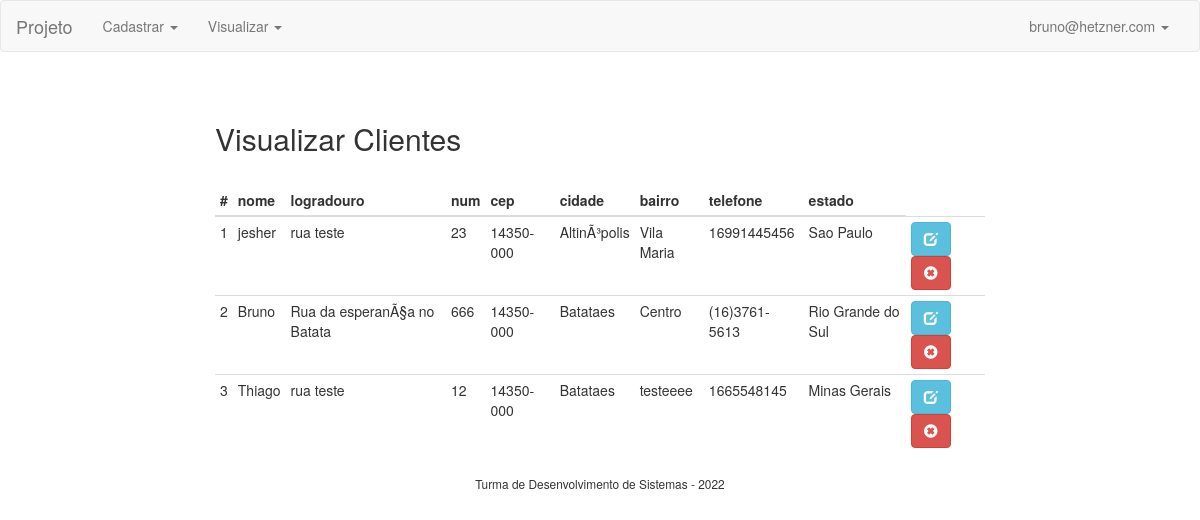
Screenshot of /visualizarCliente.php (signed in) with the database file from the repository.
### tables this page shows
CREATE TABLE IF NOT EXISTS `clientes` (
  `id_cliente` int(11) NOT NULL AUTO_INCREMENT,
  `nome` varchar(150) NOT NULL,
  `logradouro` varchar(250) NOT NULL,
  `numero` int(11) NOT NULL,
  `cep` varchar(15) NOT NULL,
  `cidade` varchar(50) NOT NULL,
  `bairro` varchar(150) NOT NULL,
  `telefone` varchar(30) NOT NULL,
  `estado` varchar(100) NOT NULL,
  PRIMARY KEY (`id_cliente`)
);

### visualizarCliente.php (the view, shortened to what this page needs)
<?php
include('config/config.php');
$email          = $_SESSION['email'];
?>
<!DOCTYPE html>
<html lang="pt-br">
  <head>
    <?php include('include/header.php'); ?>
  </head>
  <body>
    <div class="container-fluid">
        <?php include('include/navbar.php'); ?>
        <div class="row formulario-login">
            <div class="col-md-offset-2 col-md-8">
                <h2>Visualizar Clientes</h2>
                <br>
                <table class="table table-condensed table-hover table-responsive">
                    <thead>
                        <tr>
                            <th>#</th>
                            <th>nome</th>
                            <th>logradouro</th>
                            <th>num</th>
                            <th>cep</th>
                            <th>cidade</th>
                            <th>bairro</th>
                            <th>telefone</th>
                            <th>estado</th>
                        </tr>
                    </thead>
                    <tbody>
                        <?php
                            $sql = "SELECT * FROM clientes";
                            $consulta = $PDO->prepare($sql);
                            $result = $consulta->execute();
                            while($rows = $consulta->fetch(PDO::FETCH_ASSOC)){
                                $id_cliente       = $rows['id_cliente'];
                                $nome             = $rows['nome'];
                                $logradouro       = $rows['logradouro'];
                                $numero           = $rows['numero'];
                                $cep              = $rows['cep'];
                                $cidade           = $rows['cidade'];
                                $bairro           = $rows['bairro'];
                                $telefone         = $rows['telefone'];
                                $estado           = $rows['estado'];
                        ?>
                                <tr>
                                    <td><?= $id_cliente ?></td>
                                    <td><?= $nome ?></td>
                                    <td><?= $logradouro ?></td>
                                    <td><?= $numero ?></td>
                                    <td><?= $cep ?></td>
                                    <td><?= $cidade ?></td>
                                    <td><?= $bairro ?></td>
                                    <td><?= $telefone ?></td>
                                    <td><?= $estado ?></td>
                                    <td>
                                        <a class="btn btn-info" data-toggle="tooltip" data-placement="top" title="Editar" href="editarCliente.php?id=<?= $id_cliente ?>"><span class="glyphicon glyphicon-edit" aria-hidden="true"></span></a>
                                        <a class="btn btn-danger" data-toggle="tooltip" data-placement="top" title="Deletar" href="include/deletarCliente.php?id=<?= $id_cliente ?>"><span class="glyphicon glyphicon-remove-sign" aria-hidden="true"></span></a>
                                    </td>
                                </tr>
                        <?php
                            }
                        ?>
                    </tbody>
                </table>
            </div>
        </div>
        <?php include('include/footer.php'); ?>
    </div>
  </body>
</html>

### include/header.php (shortened to what this page needs)
<link rel="stylesheet" href="https://maxcdn.bootstrapcdn.com/bootstrap/3.3.7/css/bootstrap.min.css">
<link rel="stylesheet" href="css/estilo.css">

### include/navbar.php (shortened to what this page needs)
<div class="row">
    <nav class="navbar navbar-default">
        <div class="container-fluid">
            <div class="navbar-header">
                <a class="navbar-brand" href="area-administrativa.php">Projeto</a>
            </div>
            <div class="collapse navbar-collapse" id="bs-example-navbar-collapse-1">
                <ul class="nav navbar-nav">
                    <li class="dropdown">
                        <a href="#" class="dropdown-toggle" data-toggle="dropdown" role="button" aria-haspopup="true" aria-expanded="false">Cadastrar <span class="caret"></span></a>
                    </li>
                </ul>
                <ul class="nav navbar-nav">
                    <li class="dropdown">
                        <a href="#" class="dropdown-toggle" data-toggle="dropdown" role="button" aria-haspopup="true" aria-expanded="false">Visualizar <span class="caret"></span></a>
                    </li>
                </ul>
                <ul class="nav navbar-nav navbar-right">
                    <li class="dropdown">
                        <a href="#" class="dropdown-toggle" data-toggle="dropdown" role="button" aria-haspopup="true" aria-expanded="false"><?= $email ?> <span class="caret"></span></a>
                    </li>
                </ul>
            </div>
        </div>
    </nav>
</div>

### include/footer.php
<div class="row">
    <div class="col-md-12">
        <center>
            <small>Turma de Desenvolvimento de Sistemas - <?= date('Y') ?></small>
        </center>
    </div>
</div>

### css/estilo.css (style rules this page uses)
.formulario-login { padding-top: 30px; }

### rows the page displays
clientes: id_cliente "1", nome "jesher", logradouro "rua teste", numero "23", cep "14350-000", cidade "AltinÃ³polis", bairro "Vila Maria", telefone "16991445456", estado "Sao Paulo"
clientes: id_cliente "2", nome "Bruno", logradouro "Rua da esperanÃ§a no Batata", numero "666", cep "14350-000", cidade "Batataes", bairro "Centro", telefone "(16)3761-5613", estado "Rio Grande do Sul"
clientes: id_cliente "3", nome "Thiago", logradouro "rua teste", numero "12", cep "14350-000", cidade "Batataes", bairro "testeeee", telefone "1665548145", estado "Minas Gerais"

### other values shown
$email "bruno@hetzner.com"
